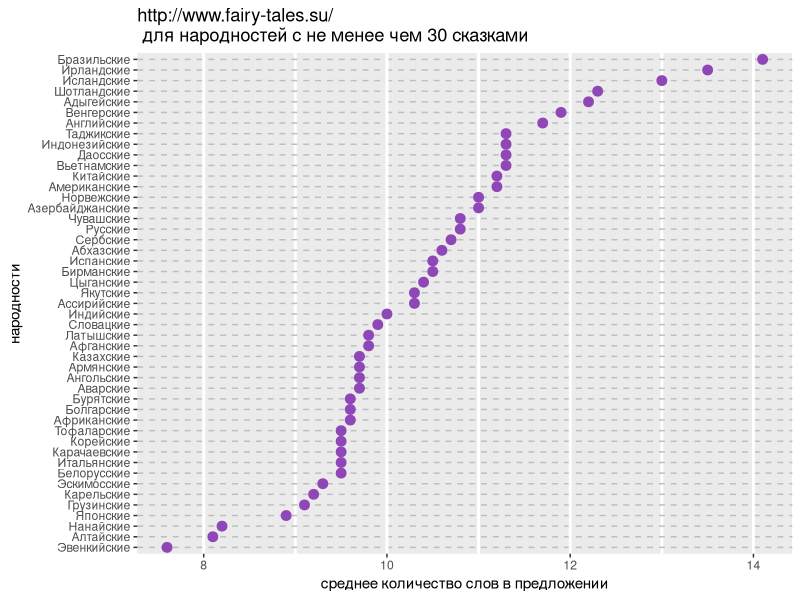
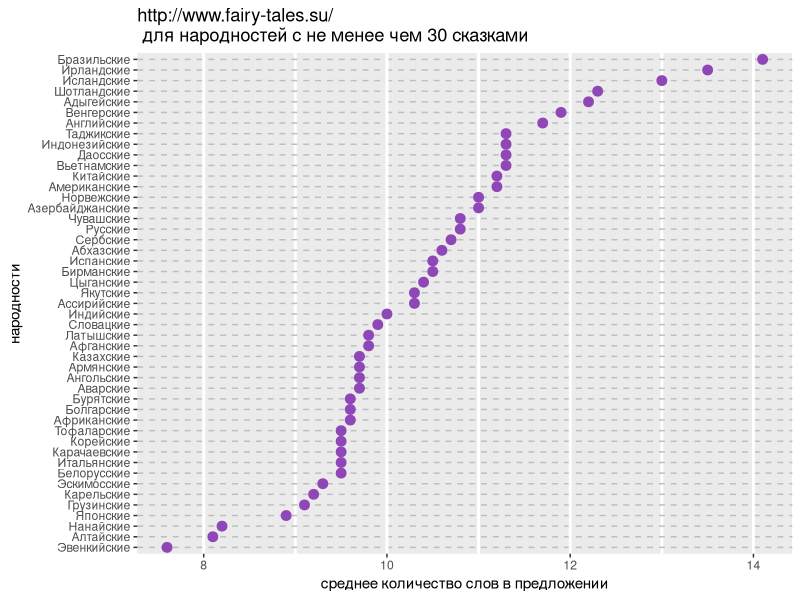

Write the R code that produced these figures, in order.
library(tidyverse)

getwd() # this should be directory where sentences.R is placed

tales_not_less_than = 30

our_data <- read.csv("sentence-length.csv", header = TRUE)
our_data <- filter(our_data, our_data$number.of.tales >= tales_not_less_than) # choose with many tales

# View(our_data)

#http://chrisalbon.com/r-stats/cleveland-plot.html
our_plot <- ggplot(data = our_data,
                   aes(x = mean.words.in.sentence,
                       y = reorder(country, mean.words.in.sentence))) +
            geom_point(color = "#8F47B8", size = 3) + # Hexadecimal color
            theme(panel.grid.major.x = element_line(size = 1),
                  panel.grid.minor.x = element_line(size = 1),
                  panel.grid.major.y = element_line(color="gray", linetype="dashed")) +
            ggtitle(paste("http://www.fairy-tales.su/",
                          "\n",
                          "для народностей с не менее чем", tales_not_less_than, "сказками" )) +
            xlab("среднее количество слов в предложении") +
            ylab("народности")

our_plot

ggsave("sentence-length.png", plot = our_plot, width = 8, height = 10)

# ggsave(filename = "sentence-length.pdf", plot = our_plot, device = cairo_pdf, width = 8.27, height = 11.69)

